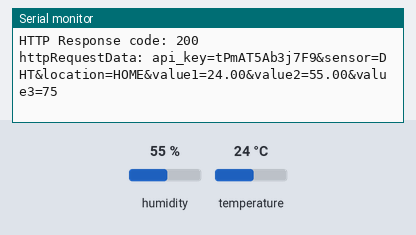
Recording of a sketch running on a simulated ESP32. On the bench: the last lines printed to the serial monitor. The inputs (shaded band) are chosen by the test bench; at power-on: humidity 55 %, temperature 24 °C. WiFi joins after 1.5 s; servers stay silent unless stated; uploads are accepted with an empty reply.

Above: at 3.2 s.
3.3 s: humidity set to 22 %
At 4.26 s:
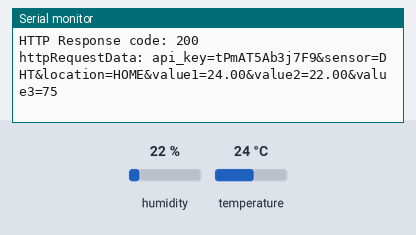
6.1 s: temperature set to 12 °C
At 6.11 s:
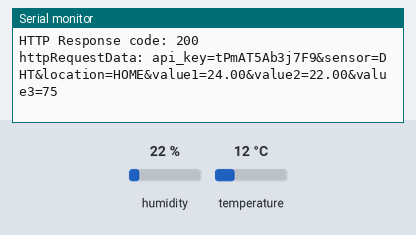
8.9 s: humidity set to 40 %
At 9.02 s:
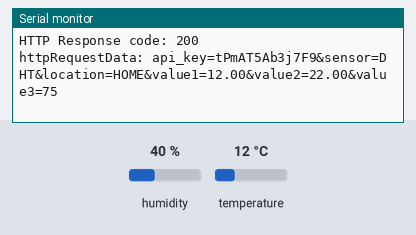

The sketch:

DHT11_WIFI2.ino
```cpp
// Import required libraries
#include <WiFi.h>
#include <HTTPClient.h>
#include <Wire.h>
#include <Adafruit_Sensor.h>
#include <DHT.h>

// Replace with your network credentials
const char* ssid = "Sangtong";
const char* password = "042781418";
// REPLACE with your Domain name and URL path or IP address with path
const char* serverName = "http://sangtongshop.000webhostapp.com/post-esp-data.php";

String apiKeyValue = "tPmAT5Ab3j7F9";
String sensorName = "DHT";
String sensorLocation = "HOME";

#define DHTPIN 27     // Digital pin connected to the DHT sensor

// Uncomment the type of sensor in use:
#define DHTTYPE    DHT11     // DHT 11
//#define DHTTYPE    DHT22     // DHT 22 (AM2302)
//#define DHTTYPE    DHT21     // DHT 21 (AM2301)

DHT dht(DHTPIN, DHTTYPE);

String readDHTTemperature() {
  // Sensor readings may also be up to 2 seconds 'old' (its a very slow sensor)
  // Read temperature as Celsius (the default)
  float t = dht.readTemperature();
  // Read temperature as Fahrenheit (isFahrenheit = true)
  //float t = dht.readTemperature(true);
  // Check if any reads failed and exit early (to try again).
  if (isnan(t)) {
    Serial.println("Failed to read from DHT sensor!");
    return "--";
  }
  else {
    Serial.println(t);
    return String(t);
  }
}

String readDHTHumidity() {
  // Sensor readings may also be up to 2 seconds 'old' (its a very slow sensor)
  float h = dht.readHumidity();
  if (isnan(h)) {
    Serial.println("Failed to read from DHT sensor!");
    return "--";
  }
  else {
    Serial.println(h);
    return String(h);
  }
}


// Replaces placeholder with DHT values
String processor(const String& var) {
  //Serial.println(var);
  if (var == "TEMPERATURE") {
    return readDHTTemperature();
  }
  else if (var == "HUMIDITY") {
    return readDHTHumidity();
  }
  return String();
}

void setup() {
  Serial.begin(115200);
  dht.begin();
  // Connect to Wi-Fi
  WiFi.begin(ssid, password);
  while (WiFi.status() != WL_CONNECTED) {
    delay(1000);
    Serial.println("Connecting to WiFi..");
  }
  Serial.println("");
  Serial.print("Connected to WiFi network with IP Address: ");
  Serial.println(WiFi.localIP());
}

void loop() {
  //Check WiFi connection status
  if (WiFi.status() == WL_CONNECTED) {
    WiFiClient client;
    HTTPClient http;

    // Your Domain name with URL path or IP address with path
    http.begin(client, serverName);

    // Specify content-type header
    http.addHeader("Content-Type", "application/x-www-form-urlencoded");

    // Prepare your HTTP POST request data
    String httpRequestData = "api_key=" + apiKeyValue + "&sensor=" + sensorName
                             + "&location=" + sensorLocation + "&value1=" + String(dht.readTemperature())
                             + "&value2=" + String(dht.readHumidity()) + "&value3=" + "75";
    Serial.print("httpRequestData: ");
    Serial.println(httpRequestData);

    // You can comment the httpRequestData variable above
    // then, use the httpRequestData variable below (for testing purposes without the BME280 sensor)
    //String httpRequestData = "api_key=tPmAT5Ab3j7F9&sensor=BME280&location=Office&value1=24.75&value2=49.54&value3=1005.14";

    // Send HTTP POST request
    int httpResponseCode = http.POST(httpRequestData);

    // If you need an HTTP request with a content type: text/plain
    //http.addHeader("Content-Type", "text/plain");
    //int httpResponseCode = http.POST("Hello, World!");

    // If you need an HTTP request with a content type: application/json, use the following:
    //http.addHeader("Content-Type", "application/json");
    //int httpResponseCode = http.POST("{\"value1\":\"19\",\"value2\":\"67\",\"value3\":\"78\"}");

    if (httpResponseCode > 0) {
      Serial.print("HTTP Response code: ");
      Serial.println(httpResponseCode);
    }
    else {
      Serial.print("Error code: ");
      Serial.println(httpResponseCode);
    }
    // Free resources
    http.end();
  }
}
```

Measured:
- after the input at 3.3 s, the serial monitor: prints a new line after 0.80 s (image 1)
